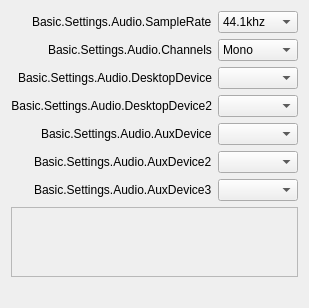
       <widget class="QWidget" name="audioPage">
        <layout class="QFormLayout" name="formLayout">
         <property name="fieldGrowthPolicy">
          <enum>QFormLayout::AllNonFixedFieldsGrow</enum>
         </property>
         <property name="labelAlignment">
          <set>Qt::AlignRight|Qt::AlignTrailing|Qt::AlignVCenter</set>
         </property>
         <item row="0" column="0">
          <widget class="QLabel" name="label_14">
           <property name="text">
            <string>Basic.Settings.Audio.SampleRate</string>
           </property>
          </widget>
         </item>
         <item row="0" column="1">
          <widget class="QComboBox" name="sampleRate">
           <property name="currentText">
            <string notr="true">44.1khz</string>
           </property>
           <property name="currentIndex">
            <number>1</number>
           </property>
           <item>
            <property name="text">
             <string>22.05khz</string>
            </property>
           </item>
           <item>
            <property name="text">
             <string>44.1khz</string>
            </property>
           </item>
           <item>
            <property name="text">
             <string>48khz</string>
            </property>
           </item>
          </widget>
         </item>
         <item row="1" column="0">
          <widget class="QLabel" name="label_15">
           <property name="text">
            <string>Basic.Settings.Audio.Channels</string>
           </property>
          </widget>
         </item>
         <item row="1" column="1">
          <widget class="QComboBox" name="channelSetup">
           <property name="currentText">
            <string>Mono</string>
           </property>
           <property name="currentIndex">
            <number>0</number>
           </property>
           <item>
            <property name="text">
             <string>Mono</string>
            </property>
           </item>
           <item>
            <property name="text">
             <string>Stereo</string>
            </property>
           </item>
          </widget>
         </item>
         <item row="2" column="0">
          <widget class="QLabel" name="label_2">
           <property name="minimumSize">
            <size>
             <width>170</width>
             <height>0</height>
            </size>
           </property>
           <property name="text">
            <string>Basic.Settings.Audio.DesktopDevice</string>
           </property>
           <property name="alignment">
            <set>Qt::AlignRight|Qt::AlignTrailing|Qt::AlignVCenter</set>
           </property>
          </widget>
         </item>
         <item row="2" column="1">
          <widget class="QComboBox" name="desktopAudioDevice1">
           <property name="enabled">
            <bool>true</bool>
           </property>
          </widget>
         </item>
         <item row="3" column="0">
          <widget class="QLabel" name="label_3">
           <property name="text">
            <string>Basic.Settings.Audio.DesktopDevice2</string>
           </property>
           <property name="alignment">
            <set>Qt::AlignRight|Qt::AlignTrailing|Qt::AlignVCenter</set>
           </property>
          </widget>
         </item>
         <item row="3" column="1">
          <widget class="QComboBox" name="desktopAudioDevice2">
           <property name="enabled">
            <bool>true</bool>
           </property>
          </widget>
         </item>
         <item row="4" column="0">
          <widget class="QLabel" name="label_4">
           <property name="text">
            <string>Basic.Settings.Audio.AuxDevice</string>
           </property>
          </widget>
         </item>
         <item row="4" column="1">
          <widget class="QComboBox" name="auxAudioDevice1">
           <property name="enabled">
            <bool>true</bool>
           </property>
          </widget>
         </item>
         <item row="5" column="0">
          <widget class="QLabel" name="label_5">
           <property name="text">
            <string>Basic.Settings.Audio.AuxDevice2</string>
           </property>
          </widget>
         </item>
         <item row="5" column="1">
          <widget class="QComboBox" name="auxAudioDevice2">
           <property name="enabled">
            <bool>true</bool>
           </property>
          </widget>
         </item>
         <item row="6" column="0">
          <widget class="QLabel" name="label_6">
           <property name="text">
            <string>Basic.Settings.Audio.AuxDevice3</string>
           </property>
          </widget>
         </item>
         <item row="6" column="1">
          <widget class="QComboBox" name="auxAudioDevice3">
           <property name="enabled">
            <bool>true</bool>
           </property>
          </widget>
         </item>
         <item row="7" column="0" colspan="2">
          <widget class="QScrollArea" name="audioSourceScrollArea">
           <property name="widgetResizable">
            <bool>true</bool>
           </property>
           <widget class="QWidget" name="audioSourceWidget">
            <property name="geometry">
             <rect>
              <x>0</x>
              <y>0</y>
              <width>98</width>
              <height>28</height>
             </rect>
            </property>
           </widget>
          </widget>
         </item>
         <item row="8" column="1">
          <widget class="QLabel" name="audioMsg">
           <property name="styleSheet">
            <string notr="true">color: rgb(255, 0, 4);</string>
           </property>
           <property name="text">
            <string notr="true"/>
           </property>
           <property name="wordWrap">
            <bool>true</bool>
           </property>
          </widget>
         </item>
        </layout>
       </widget>
